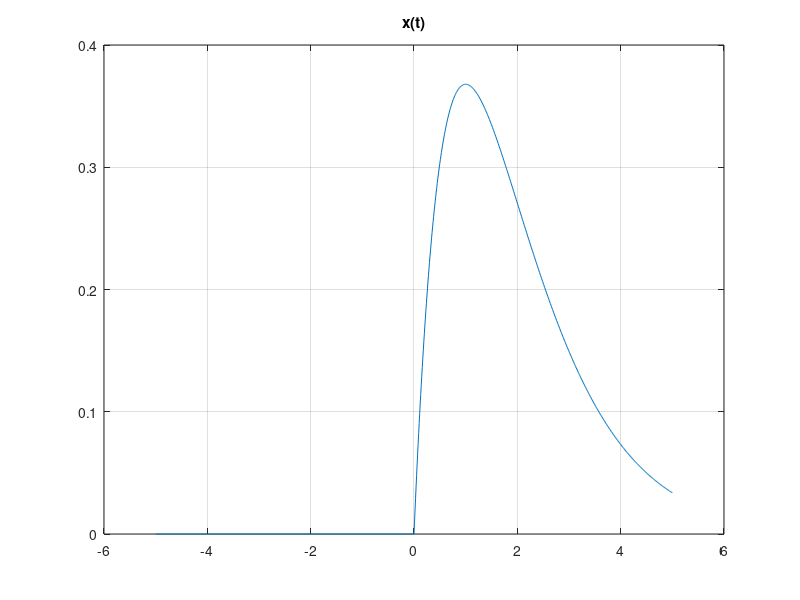
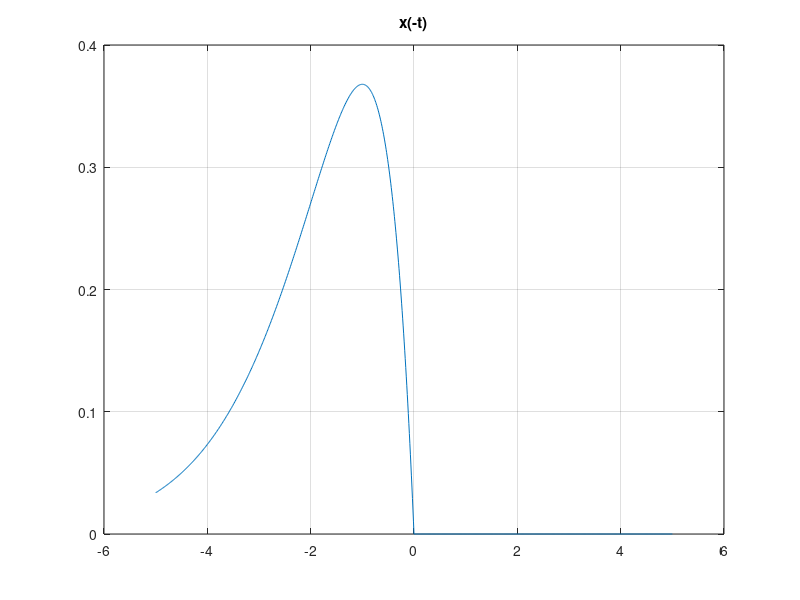
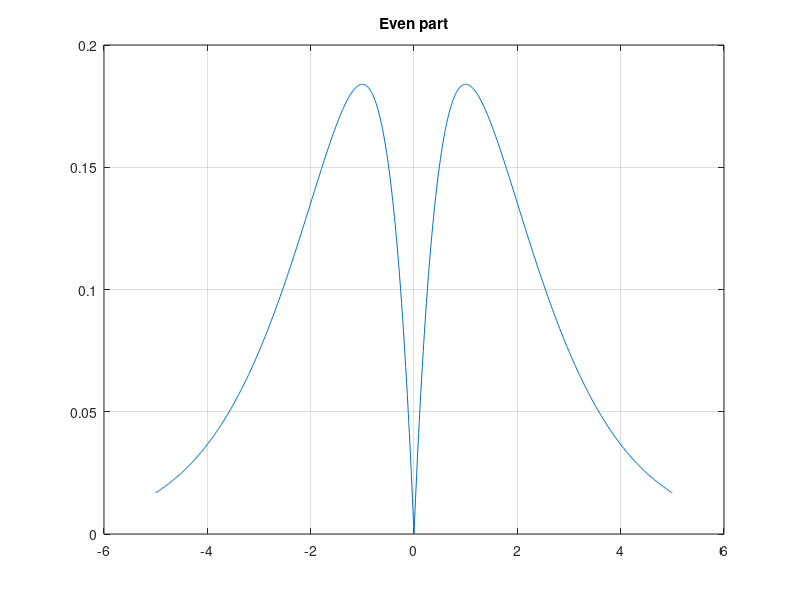
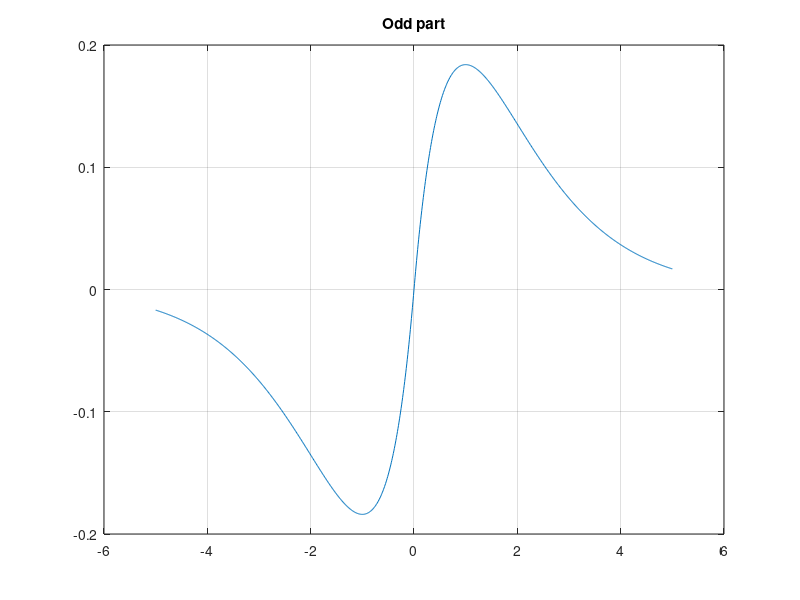

These charts were generated, in order, by the following MATLAB code:
clc; clear; close all

t = -5:0.01:5;

% x(t) = t*e^{-t}  for 0<=t<=5, else 0
x = zeros(size(t));
idx = (t>=0 & t<=5);
x(idx) = t(idx).*exp(-t(idx));
%% 

% x(-t): nonzero on -5<=t<=0, and equals (-t)*e^{t}
x_n = zeros(size(t));
idxn = (t>=-5 & t<=0);
x_n(idxn) = (-t(idxn)).*exp(t(idxn));

% even/odd
xe = (x + x_n)/2;
xo = (x - x_n)/2;

% plots
figure; plot(t,x);   title('x(t)'); grid on
figure; plot(t,x_n); title('x(-t)'); grid on
figure; plot(t,xe);  title('Even part'); grid on
figure; plot(t,xo);  title('Odd part'); grid on
figure; plot(t,xe+xo); title('xe + xo (should equal x)'); grid on
